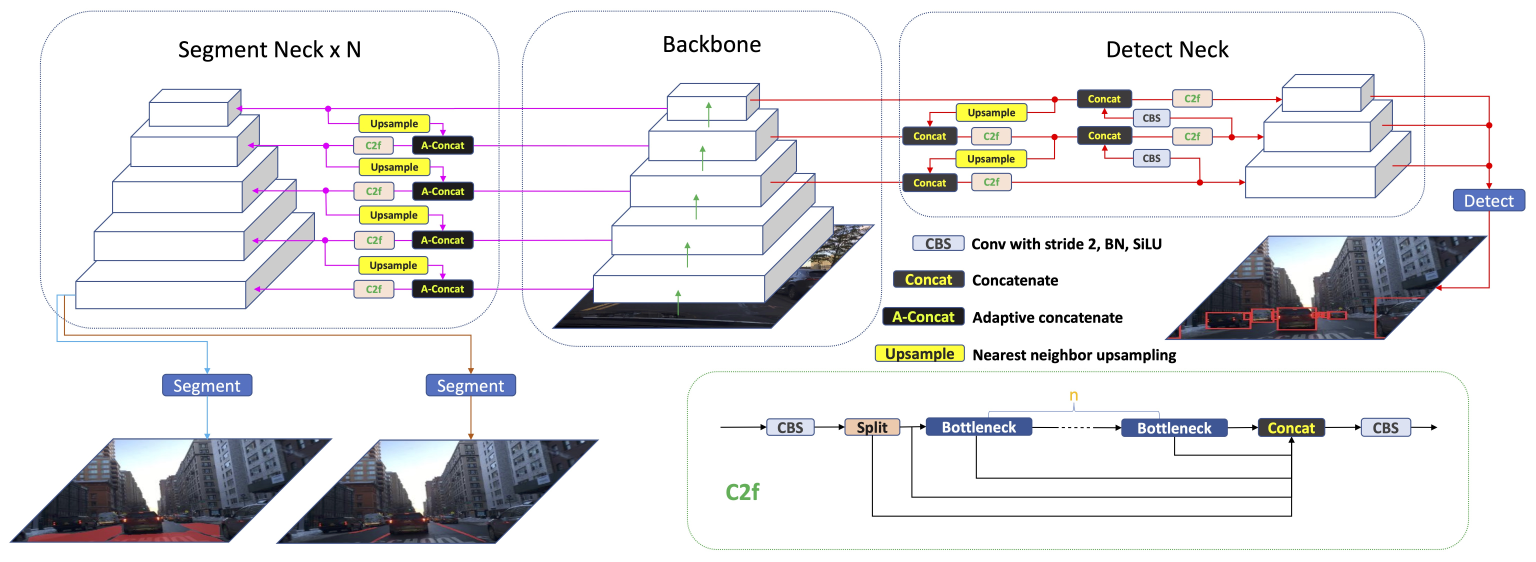
#> input picture pictures/constructure.jpg, 6141 x 2245 px (shown at 1/4 size); its folder holds only this picture in this run
$ python -i pic2slim.py   (imports and definitions only)
#> lines starting #> are read from the running program, lines starting #| are printed output that depends on the picture
import os
from PIL import Image
import shutil


def resize_and_crop_image(input_path, output_path, target_width=1280, target_height=720):
    """
    Resize an image and crop it to the target width and height.
    Args:
    - input_path: Path to the input image.
    - output_path: Path where the resized and cropped image will be saved.
    - target_width: Target width of the image.
    - target_height: Target height of the image.
    """
#> called with input_path = '../pictures/constructure.jpg', output_path = 'out.png', target_width = 1280, target_height = 720
    with Image.open(input_path) as img:
        # Calculate the target aspect ratio
#> img is the input picture: PIL image 6141x2245 RGB; mean R, G, B 228.7, 228.3, 229.2
        target_ratio = target_width / target_height
        img_ratio = img.width / img.height
#> img_ratio = 2.74

        # Determine if the image needs to be cropped width-wise or height-wise
        if img_ratio > target_ratio:
            # Crop width to match the target ratio
            new_width = int(target_ratio * img.height)
#> new_width = 3991
            left = (img.width - new_width) / 2
#> left = 1075
            right = left + new_width
#> right = 5066
            img = img.crop((left, 0, right, img.height))
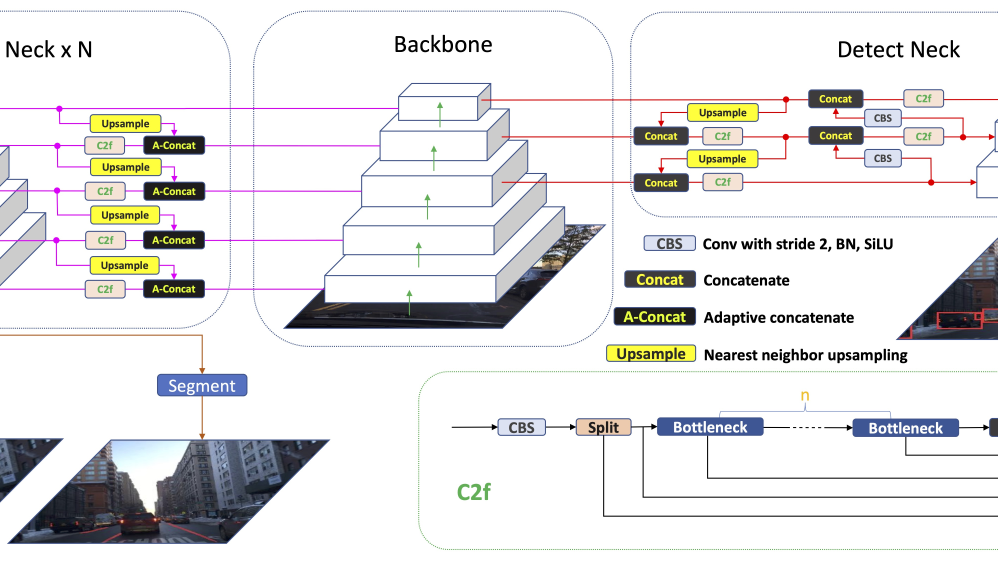
#> img: PIL image 3991x2245 RGB (shown at 1/4 size); mean R, G, B 229.2, 228.6, 228.3
        elif img_ratio < target_ratio:
            # Crop height to match the target ratio
            new_height = int(img.width / target_ratio)
            top = (img.height - new_height) / 2
            bottom = top + new_height
            img = img.crop((0, top, img.width, bottom))

        # Resize the image
        img = img.resize((target_width, target_height), Image.LANCZOS)
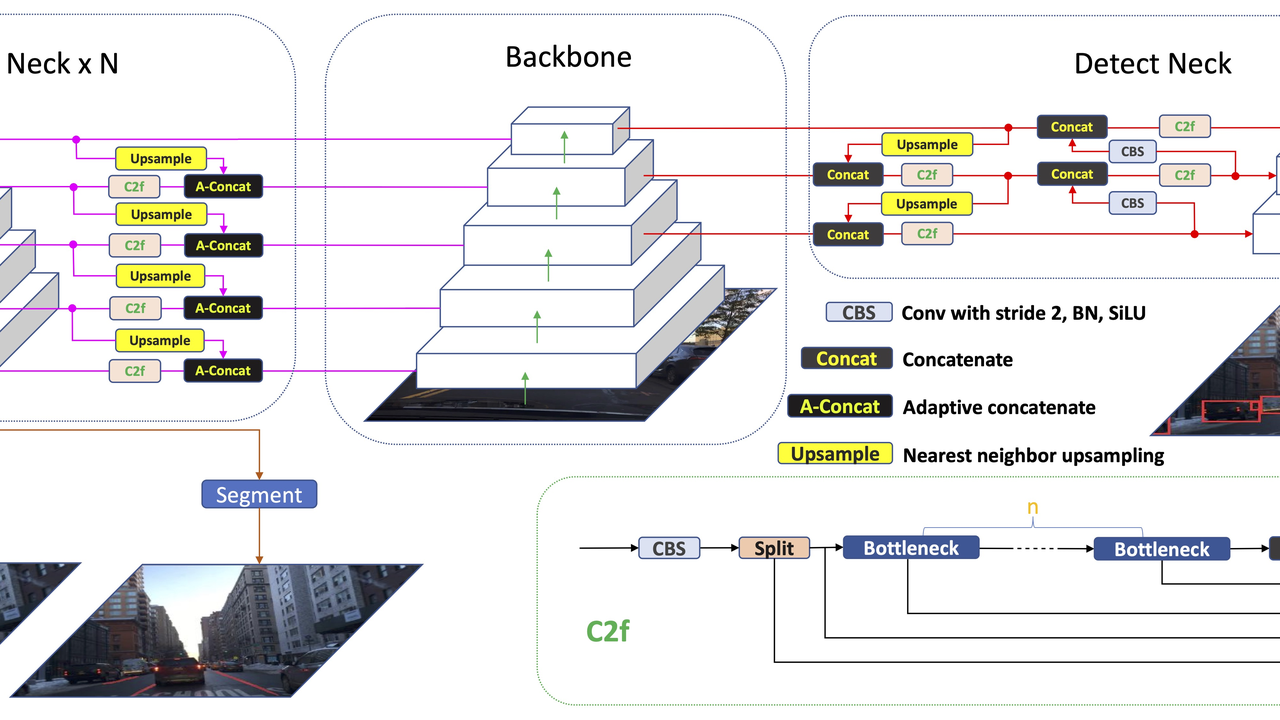
#> img: PIL image 1280x720 RGB; mean R, G, B 228.9, 228.2, 228.1
        img.save(output_path)


# [62 lines left out: functions resize_images_wt_in_folder, resize_images_in_folder, rename_images, not called in this run]


# [8 lines not run here, left out]

>>> result = resize_and_crop_image('../pictures/constructure.jpg', 'out.png')

$ run again, on pictures/real-road.png
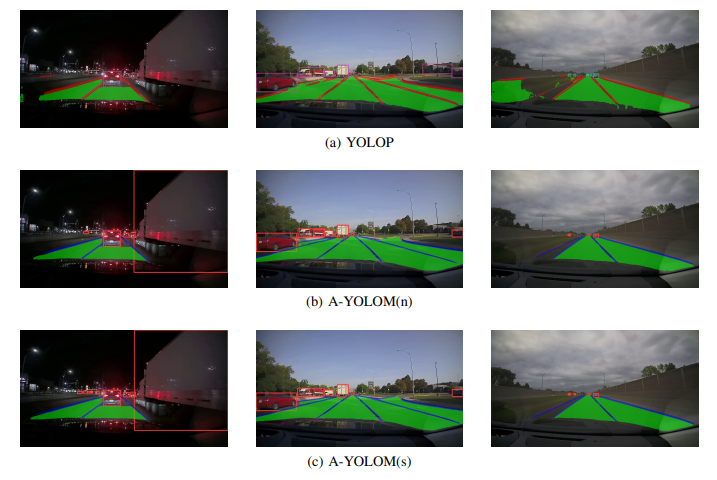
#> input picture pictures/real-road.png, 717 x 480 px
#> in resize_and_crop_image, img is the input picture: PIL image 717x480 RGBA; mean R, G, B, A 133.6, 139.2, 134.6, 255
#> in resize_and_crop_image, `img = img.crop((0, top, img.width, bottom))`:
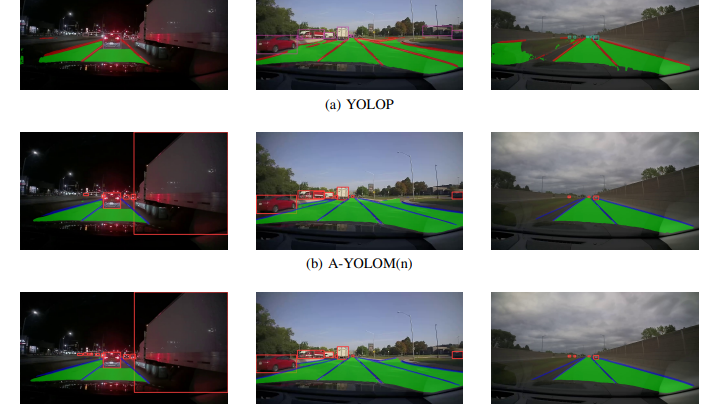
#> img: PIL image 717x404 RGBA; mean R, G, B, A 123.3, 129.7, 123.4, 255
#> in resize_and_crop_image, `img = img.resize((target_width, target_height), Image.LANCZOS)`:
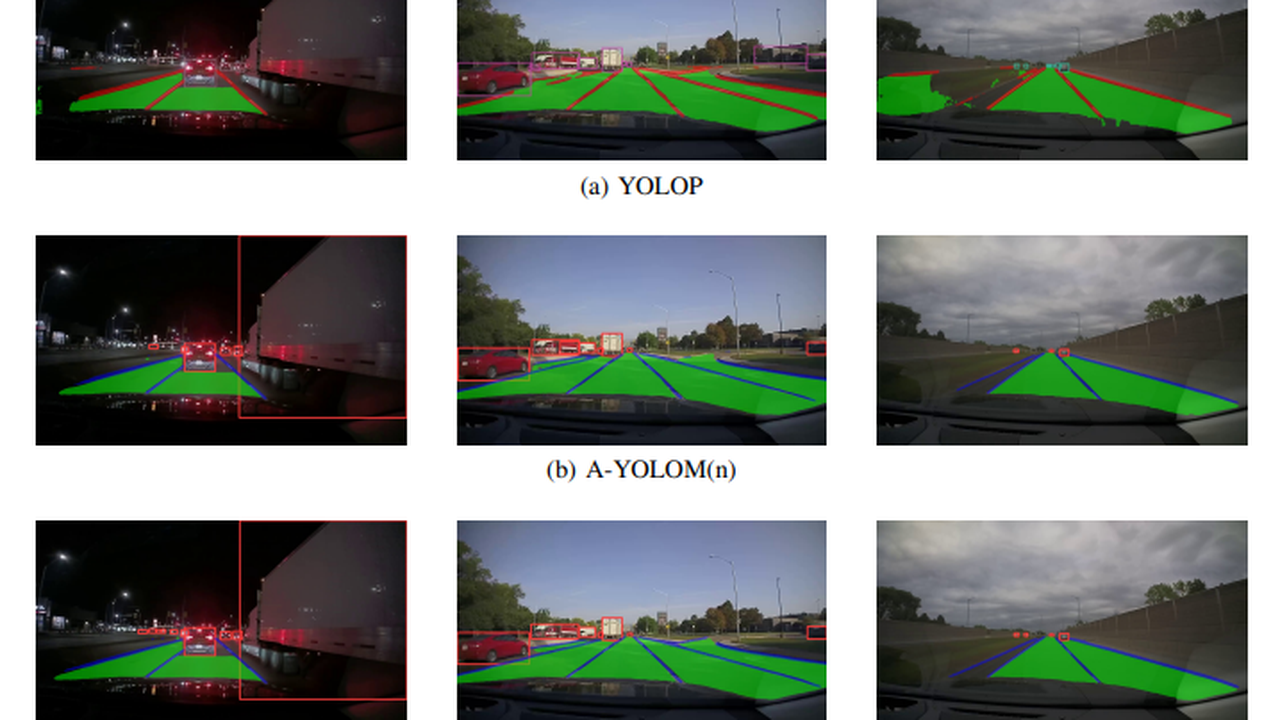
#> img: PIL image 1280x720 RGBA; mean R, G, B, A 123.1, 129.5, 123.2, 255
